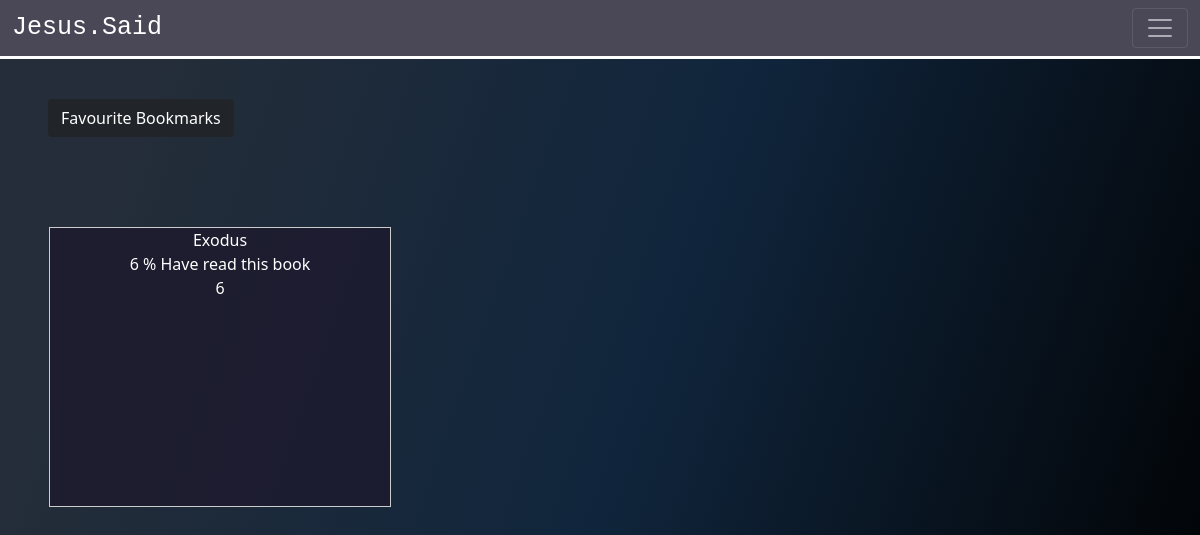
The page /BibleStudy/Book-Analytics on the database as committed earlier.
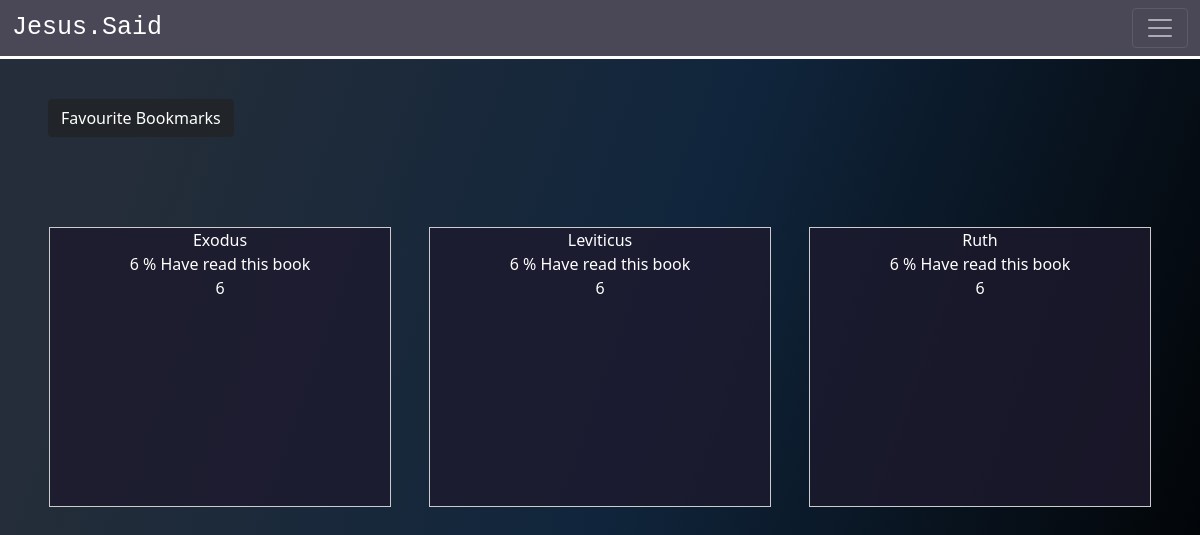
The same page on the database as committed later.
### BibleStudy/models.py (models this page shows, shortened)
class Books(models.Model):
    choices = (
        ('NT', 'NT'),
        ('OT', 'OT')
    )
    name = models.CharField(max_length=100, unique=True)
    book_id = models.CharField(max_length=30, unique=True)
    abbreviation = models.CharField(max_length=30, null=True)
    location = models.CharField(max_length=15, choices=choices)
    order = models.PositiveIntegerField(unique=True)
    chapters = models.PositiveIntegerField()

### BibleStudy/views.py (the view)
# urls.py: path('Book-Analytics', BooksAnalytics.as_view(), name='book-analytics' ),
class BooksAnalytics(TemplateView):
    template_name = 'BibleStudy/books_analytics.html'
    def get_context_data(self, **kwargs):
        context = super().get_context_data(**kwargs)
        prog = progress.objects.all()
        by_book = prog.values('book__name', 'book__book_id').order_by('book_id', 'book')
        context['books'] = by_book
        return context

### Users/templatetags/custom_filters.py (called while the page is built)
@register.filter
def get_read_count(book_id):
    print(book_id)
    prog = progress.objects.filter(book__book_id=book_id)
    total = prog.count()
    users = MyUser.objects.all().count()
    read_count = (total / users) * 100
    return round(read_count)

@register.filter
def get_complete_count(book_id):
    print(book_id)
    prog = progress.objects.filter(book__book_id=book_id)
    total = prog.count()
    users = MyUser.objects.all().count()
    read_count = (total / users) * 100
    return round(read_count)

### BibleStudy/templates/BibleStudy/books_analytics.html
{% extends 'Users/base.html' %}
{% load custom_filters %}
{% block content %}
<div class="content-container">
    <div style="margin: 40px 4%;">
        <a class="btn btn-dark" href="{% url 'my-bookmarks' %}">Favourite Bookmarks</a>
    </div>
    <div class="groups-view">
        {% for book in books %}
        <a href="" class="no-style">
            <div class="group-card">
                {{ book.book__name }}
                <div>
                    {{ book.book__book_id|get_read_count }} % Have read this book
                </div>
                <div>
                    {{ book.book__book_id|get_complete_count }}
                </div>
            </div>
        </a>
    {% endfor %}
</div>
{% endblock %}

Rows that differ between the two databases and show on the page:
now on this page (row edited): Books: book__name "Leviticus", book__book_id|get_read_count "6", book__book_id|get_complete_count "6"
now on this page (row edited): Books: book__name "Ruth", book__book_id|get_read_count "6", book__book_id|get_complete_count "6"
